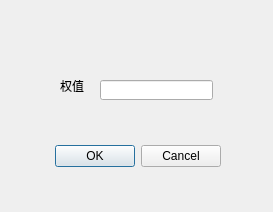
<?xml version="1.0" encoding="UTF-8"?>
<ui version="4.0">
 <class>Dialog2</class>
 <widget class="QDialog" name="Dialog2">
  <property name="geometry">
   <rect>
    <x>0</x>
    <y>0</y>
    <width>273</width>
    <height>212</height>
   </rect>
  </property>
  <property name="minimumSize">
   <size>
    <width>273</width>
    <height>212</height>
   </size>
  </property>
  <property name="maximumSize">
   <size>
    <width>273</width>
    <height>212</height>
   </size>
  </property>
  <property name="windowTitle">
   <string>Dialog</string>
  </property>
  <widget class="QDialogButtonBox" name="buttonBox">
   <property name="geometry">
    <rect>
     <x>-120</x>
     <y>140</y>
     <width>341</width>
     <height>32</height>
    </rect>
   </property>
   <property name="orientation">
    <enum>Qt::Horizontal</enum>
   </property>
   <property name="standardButtons">
    <set>QDialogButtonBox::Cancel|QDialogButtonBox::Ok</set>
   </property>
  </widget>
  <widget class="QLabel" name="Lweight">
   <property name="geometry">
    <rect>
     <x>60</x>
     <y>80</y>
     <width>54</width>
     <height>12</height>
    </rect>
   </property>
   <property name="text">
    <string>权值</string>
   </property>
  </widget>
  <widget class="QLineEdit" name="lineEdit">
   <property name="geometry">
    <rect>
     <x>100</x>
     <y>80</y>
     <width>113</width>
     <height>20</height>
    </rect>
   </property>
  </widget>
 </widget>
 <resources/>
 <connections>
  <connection>
   <sender>buttonBox</sender>
   <signal>accepted()</signal>
   <receiver>Dialog2</receiver>
   <slot>accept()</slot>
   <hints>
    <hint type="sourcelabel">
     <x>248</x>
     <y>254</y>
    </hint>
    <hint type="destinationlabel">
     <x>157</x>
     <y>274</y>
    </hint>
   </hints>
  </connection>
  <connection>
   <sender>buttonBox</sender>
   <signal>rejected()</signal>
   <receiver>Dialog2</receiver>
   <slot>reject()</slot>
   <hints>
    <hint type="sourcelabel">
     <x>316</x>
     <y>260</y>
    </hint>
    <hint type="destinationlabel">
     <x>286</x>
     <y>274</y>
    </hint>
   </hints>
  </connection>
 </connections>
</ui>
